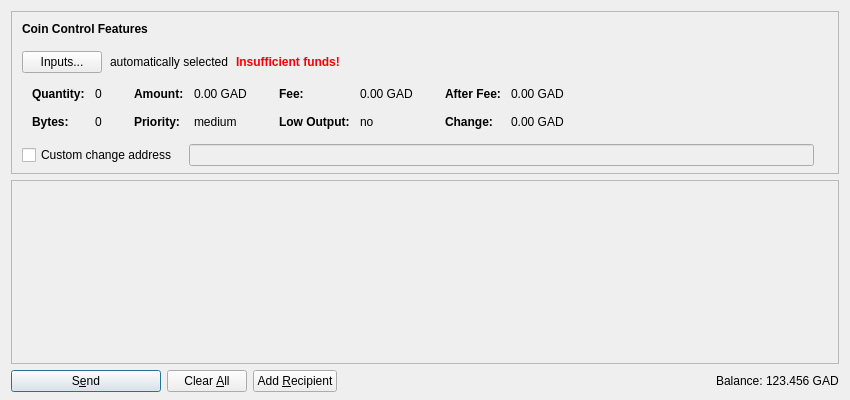
<?xml version="1.0" encoding="UTF-8"?>
<ui version="4.0">
 <class>SendCoinsDialog</class>
 <widget class="QDialog" name="SendCoinsDialog">
  <property name="geometry">
   <rect>
    <x>0</x>
    <y>0</y>
    <width>850</width>
    <height>400</height>
   </rect>
  </property>
  <property name="windowTitle">
   <string>Send Coins</string>
  </property>
  <layout class="QVBoxLayout" name="verticalLayout" stretch="0,1,0">
   <property name="bottomMargin">
    <number>8</number>
   </property>
   <item>
    <widget class="QFrame" name="frameCoinControl">
     <property name="sizePolicy">
      <sizepolicy hsizetype="Expanding" vsizetype="Expanding">
       <horstretch>0</horstretch>
       <verstretch>0</verstretch>
      </sizepolicy>
     </property>
     <property name="maximumSize">
      <size>
       <width>16777215</width>
       <height>16777215</height>
      </size>
     </property>
     <property name="frameShape">
      <enum>QFrame::StyledPanel</enum>
     </property>
     <property name="frameShadow">
      <enum>QFrame::Sunken</enum>
     </property>
     <layout class="QVBoxLayout" name="verticalLayoutCoinControl2">
      <property name="spacing">
       <number>0</number>
      </property>
      <property name="leftMargin">
       <number>0</number>
      </property>
      <property name="topMargin">
       <number>0</number>
      </property>
      <property name="rightMargin">
       <number>0</number>
      </property>
      <property name="bottomMargin">
       <number>6</number>
      </property>
      <item>
       <layout class="QVBoxLayout" name="verticalLayoutCoinControl" stretch="0,0,0,0,1">
        <property name="spacing">
         <number>0</number>
        </property>
        <property name="leftMargin">
         <number>10</number>
        </property>
        <property name="topMargin">
         <number>10</number>
        </property>
        <item>
         <layout class="QHBoxLayout" name="horizontalLayoutCoinControl1">
          <property name="bottomMargin">
           <number>15</number>
          </property>
          <item>
           <widget class="QLabel" name="labelCoinControlFeatures">
            <property name="sizePolicy">
             <sizepolicy hsizetype="Preferred" vsizetype="Maximum">
              <horstretch>0</horstretch>
              <verstretch>0</verstretch>
             </sizepolicy>
            </property>
            <property name="font">
             <font>
              <weight>75</weight>
              <bold>true</bold>
             </font>
            </property>
            <property name="styleSheet">
             <string notr="true">font-weight:bold;</string>
            </property>
            <property name="text">
             <string>Coin Control Features</string>
            </property>
           </widget>
          </item>
         </layout>
        </item>
        <item>
         <layout class="QHBoxLayout" name="horizontalLayoutCoinControl2" stretch="0,0,0,0">
          <property name="spacing">
           <number>8</number>
          </property>
          <property name="bottomMargin">
           <number>10</number>
          </property>
          <item>
           <widget class="QPushButton" name="pushButtonCoinControl">
            <property name="styleSheet">
             <string notr="true"/>
            </property>
            <property name="text">
             <string>Inputs...</string>
            </property>
           </widget>
          </item>
          <item>
           <widget class="QLabel" name="labelCoinControlAutomaticallySelected">
            <property name="text">
             <string>automatically selected</string>
            </property>
            <property name="margin">
             <number>5</number>
            </property>
           </widget>
          </item>
          <item>
           <widget class="QLabel" name="labelCoinControlInsuffFunds">
            <property name="font">
             <font>
              <weight>75</weight>
              <bold>true</bold>
             </font>
            </property>
            <property name="styleSheet">
             <string notr="true">color:red;font-weight:bold;</string>
            </property>
            <property name="text">
             <string>Insufficient funds!</string>
            </property>
            <property name="margin">
             <number>5</number>
            </property>
           </widget>
          </item>
          <item>
           <spacer name="horizontalSpacerCoinControl">
            <property name="orientation">
             <enum>Qt::Horizontal</enum>
            </property>
            <property name="sizeHint" stdset="0">
             <size>
              <width>40</width>
              <height>1</height>
             </size>
            </property>
           </spacer>
          </item>
         </layout>
        </item>
        <item>
         <widget class="QWidget" name="widgetCoinControl" native="true">
          <property name="sizePolicy">
           <sizepolicy hsizetype="Preferred" vsizetype="Preferred">
            <horstretch>0</horstretch>
            <verstretch>0</verstretch>
           </sizepolicy>
          </property>
          <property name="minimumSize">
           <size>
            <width>0</width>
            <height>0</height>
           </size>
          </property>
          <property name="styleSheet">
           <string notr="true"/>
          </property>
          <layout class="QHBoxLayout" name="horizontalLayoutCoinControl5">
           <property name="leftMargin">
            <number>0</number>
           </property>
           <property name="topMargin">
            <number>0</number>
           </property>
           <property name="rightMargin">
            <number>0</number>
           </property>
           <property name="bottomMargin">
            <number>0</number>
           </property>
           <item>
            <layout class="QHBoxLayout" name="horizontalLayoutCoinControl3" stretch="0,0,0,1">
             <property name="spacing">
              <number>20</number>
             </property>
             <property name="topMargin">
              <number>0</number>
             </property>
             <property name="bottomMargin">
              <number>10</number>
             </property>
             <item>
              <layout class="QFormLayout" name="formLayoutCoinControl1">
               <property name="horizontalSpacing">
                <number>10</number>
               </property>
               <property name="verticalSpacing">
                <number>14</number>
               </property>
               <property name="leftMargin">
                <number>10</number>
               </property>
               <property name="topMargin">
                <number>4</number>
               </property>
               <property name="rightMargin">
                <number>6</number>
               </property>
               <item row="0" column="0">
                <widget class="QLabel" name="labelCoinControlQuantityText">
                 <property name="font">
                  <font>
                   <weight>75</weight>
                   <bold>true</bold>
                  </font>
                 </property>
                 <property name="text">
                  <string>Quantity:</string>
                 </property>
                 <property name="margin">
                  <number>0</number>
                 </property>
                </widget>
               </item>
               <item row="0" column="1">
                <widget class="QLabel" name="labelCoinControlQuantity">
                 <property name="cursor">
                  <cursorShape>IBeamCursor</cursorShape>
                 </property>
                 <property name="contextMenuPolicy">
                  <enum>Qt::ActionsContextMenu</enum>
                 </property>
                 <property name="text">
                  <string notr="true">0</string>
                 </property>
                 <property name="margin">
                  <number>0</number>
                 </property>
                 <property name="textInteractionFlags">
                  <set>Qt::LinksAccessibleByMouse|Qt::TextSelectableByKeyboard|Qt::TextSelectableByMouse</set>
                 </property>
                </widget>
               </item>
               <item row="1" column="0">
                <widget class="QLabel" name="labelCoinControlBytesText">
                 <property name="font">
                  <font>
                   <weight>75</weight>
                   <bold>true</bold>
                  </font>
                 </property>
                 <property name="text">
                  <string>Bytes:</string>
                 </property>
                </widget>
               </item>
               <item row="1" column="1">
                <widget class="QLabel" name="labelCoinControlBytes">
                 <property name="cursor">
                  <cursorShape>IBeamCursor</cursorShape>
                 </property>
                 <property name="contextMenuPolicy">
                  <enum>Qt::ActionsContextMenu</enum>
                 </property>
                 <property name="text">
                  <string notr="true">0</string>
                 </property>
                 <property name="textInteractionFlags">
                  <set>Qt::LinksAccessibleByMouse|Qt::TextSelectableByKeyboard|Qt::TextSelectableByMouse</set>
                 </property>
                </widget>
               </item>
              </layout>
             </item>
             <item>
              <layout class="QFormLayout" name="formLayoutCoinControl2">
               <property name="horizontalSpacing">
                <number>10</number>
               </property>
               <property name="verticalSpacing">
                <number>14</number>
               </property>
               <property name="leftMargin">
                <number>6</number>
               </property>
               <property name="topMargin">
                <number>4</number>
               </property>
               <property name="rightMargin">
                <number>6</number>
               </property>
               <item row="0" column="0">
                <widget class="QLabel" name="labelCoinControlAmountText">
                 <property name="font">
                  <font>
                   <weight>75</weight>
                   <bold>true</bold>
                  </font>
                 </property>
                 <property name="text">
                  <string>Amount:</string>
                 </property>
                 <property name="margin">
                  <number>0</number>
                 </property>
                </widget>
               </item>
               <item row="0" column="1">
                <widget class="QLabel" name="labelCoinControlAmount">
                 <property name="cursor">
                  <cursorShape>IBeamCursor</cursorShape>
                 </property>
                 <property name="contextMenuPolicy">
                  <enum>Qt::ActionsContextMenu</enum>
                 </property>
                 <property name="text">
                  <string notr="true">0.00 GAD</string>
                 </property>
                 <property name="textInteractionFlags">
                  <set>Qt::LinksAccessibleByMouse|Qt::TextSelectableByKeyboard|Qt::TextSelectableByMouse</set>
                 </property>
                </widget>
               </item>
               <item row="1" column="0">
                <widget class="QLabel" name="labelCoinControlPriorityText">
                 <property name="font">
                  <font>
                   <weight>75</weight>
                   <bold>true</bold>
                  </font>
                 </property>
                 <property name="text">
                  <string>Priority:</string>
                 </property>
                </widget>
               </item>
               <item row="1" column="1">
                <widget class="QLabel" name="labelCoinControlPriority">
                 <property name="cursor">
                  <cursorShape>IBeamCursor</cursorShape>
                 </property>
                 <property name="contextMenuPolicy">
                  <enum>Qt::ActionsContextMenu</enum>
                 </property>
                 <property name="text">
                  <string notr="true">medium</string>
                 </property>
                 <property name="textInteractionFlags">
                  <set>Qt::LinksAccessibleByMouse|Qt::TextSelectableByKeyboard|Qt::TextSelectableByMouse</set>
                 </property>
                </widget>
               </item>
              </layout>
             </item>
             <item>
              <layout class="QFormLayout" name="formLayoutCoinControl3">
               <property name="horizontalSpacing">
                <number>10</number>
               </property>
               <property name="verticalSpacing">
                <number>14</number>
               </property>
               <property name="leftMargin">
                <number>6</number>
               </property>
               <property name="topMargin">
                <number>4</number>
               </property>
               <property name="rightMargin">
                <number>6</number>
               </property>
               <item row="0" column="0">
                <widget class="QLabel" name="labelCoinControlFeeText">
                 <property name="font">
                  <font>
                   <weight>75</weight>
                   <bold>true</bold>
                  </font>
                 </property>
                 <property name="text">
                  <string>Fee:</string>
                 </property>
                 <property name="margin">
                  <number>0</number>
                 </property>
                </widget>
               </item>
               <item row="0" column="1">
                <widget class="QLabel" name="labelCoinControlFee">
                 <property name="cursor">
                  <cursorShape>IBeamCursor</cursorShape>
                 </property>
                 <property name="contextMenuPolicy">
                  <enum>Qt::ActionsContextMenu</enum>
                 </property>
                 <property name="text">
                  <string notr="true">0.00 GAD</string>
                 </property>
                 <property name="textInteractionFlags">
                  <set>Qt::LinksAccessibleByMouse|Qt::TextSelectableByKeyboard|Qt::TextSelectableByMouse</set>
                 </property>
                </widget>
               </item>
               <item row="1" column="0">
                <widget class="QLabel" name="labelCoinControlLowOutputText">
                 <property name="font">
                  <font>
                   <weight>75</weight>
                   <bold>true</bold>
                  </font>
                 </property>
                 <property name="text">
                  <string>Low Output:</string>
                 </property>
                </widget>
               </item>
               <item row="1" column="1">
                <widget class="QLabel" name="labelCoinControlLowOutput">
                 <property name="cursor">
                  <cursorShape>IBeamCursor</cursorShape>
                 </property>
                 <property name="contextMenuPolicy">
                  <enum>Qt::ActionsContextMenu</enum>
                 </property>
                 <property name="text">
                  <string notr="true">no</string>
                 </property>
                 <property name="textInteractionFlags">
                  <set>Qt::LinksAccessibleByMouse|Qt::TextSelectableByKeyboard|Qt::TextSelectableByMouse</set>
                 </property>
                </widget>
               </item>
              </layout>
             </item>
             <item>
              <layout class="QFormLayout" name="formLayoutCoinControl4">
               <property name="horizontalSpacing">
                <number>10</number>
               </property>
               <property name="verticalSpacing">
                <number>14</number>
               </property>
               <property name="leftMargin">
                <number>6</number>
               </property>
               <property name="topMargin">
                <number>4</number>
               </property>
               <property name="rightMargin">
                <number>6</number>
               </property>
               <item row="0" column="0">
                <widget class="QLabel" name="labelCoinControlAfterFeeText">
                 <property name="font">
                  <font>
                   <weight>75</weight>
                   <bold>true</bold>
                  </font>
                 </property>
                 <property name="text">
                  <string>After Fee:</string>
                 </property>
                 <property name="margin">
                  <number>0</number>
                 </property>
                </widget>
               </item>
               <item row="0" column="1">
                <widget class="QLabel" name="labelCoinControlAfterFee">
                 <property name="cursor">
                  <cursorShape>IBeamCursor</cursorShape>
                 </property>
                 <property name="contextMenuPolicy">
                  <enum>Qt::ActionsContextMenu</enum>
                 </property>
                 <property name="text">
                  <string notr="true">0.00 GAD</string>
                 </property>
                 <property name="textInteractionFlags">
                  <set>Qt::LinksAccessibleByMouse|Qt::TextSelectableByKeyboard|Qt::TextSelectableByMouse</set>
                 </property>
                </widget>
               </item>
               <item row="1" column="0">
                <widget class="QLabel" name="labelCoinControlChangeText">
                 <property name="font">
                  <font>
                   <weight>75</weight>
                   <bold>true</bold>
                  </font>
                 </property>
                 <property name="text">
                  <string>Change:</string>
                 </property>
                </widget>
               </item>
               <item row="1" column="1">
                <widget class="QLabel" name="labelCoinControlChange">
                 <property name="cursor">
                  <cursorShape>IBeamCursor</cursorShape>
                 </property>
                 <property name="contextMenuPolicy">
                  <enum>Qt::ActionsContextMenu</enum>
                 </property>
                 <property name="text">
                  <string notr="true">0.00 GAD</string>
                 </property>
                 <property name="textInteractionFlags">
                  <set>Qt::LinksAccessibleByMouse|Qt::TextSelectableByKeyboard|Qt::TextSelectableByMouse</set>
                 </property>
                </widget>
               </item>
              </layout>
             </item>
            </layout>
           </item>
          </layout>
         </widget>
        </item>
        <item>
         <layout class="QHBoxLayout" name="horizontalLayoutCoinControl4" stretch="0,0,0">
          <property name="spacing">
           <number>12</number>
          </property>
          <property name="sizeConstraint">
           <enum>QLayout::SetDefaultConstraint</enum>
          </property>
          <property name="topMargin">
           <number>5</number>
          </property>
          <property name="rightMargin">
           <number>5</number>
          </property>
          <item>
           <widget class="QCheckBox" name="checkBoxCoinControlChange">
            <property name="toolTip">
             <string>If this is activated, but the change address is empty or invalid, change will be sent to a newly generated address.</string>
            </property>
            <property name="text">
             <string>Custom change address</string>
            </property>
           </widget>
          </item>
          <item>
           <widget class="QValidatedLineEdit" name="lineEditCoinControlChange">
            <property name="enabled">
             <bool>false</bool>
            </property>
            <property name="sizePolicy">
             <sizepolicy hsizetype="Expanding" vsizetype="Fixed">
              <horstretch>0</horstretch>
              <verstretch>0</verstretch>
             </sizepolicy>
            </property>
           </widget>
          </item>
          <item>
           <widget class="QLabel" name="labelCoinControlChangeLabel">
            <property name="sizePolicy">
             <sizepolicy hsizetype="Preferred" vsizetype="Expanding">
              <horstretch>0</horstretch>
              <verstretch>0</verstretch>
             </sizepolicy>
            </property>
            <property name="minimumSize">
             <size>
              <width>0</width>
              <height>0</height>
             </size>
            </property>
            <property name="text">
             <string/>
            </property>
            <property name="margin">
             <number>3</number>
            </property>
           </widget>
          </item>
         </layout>
        </item>
        <item>
         <spacer name="verticalSpacerCoinControl">
          <property name="orientation">
           <enum>Qt::Vertical</enum>
          </property>
          <property name="sizeHint" stdset="0">
           <size>
            <width>800</width>
            <height>1</height>
           </size>
          </property>
         </spacer>
        </item>
       </layout>
      </item>
     </layout>
    </widget>
   </item>
   <item>
    <widget class="QScrollArea" name="scrollArea">
     <property name="widgetResizable">
      <bool>true</bool>
     </property>
     <widget class="QWidget" name="scrollAreaWidgetContents">
      <property name="geometry">
       <rect>
        <x>0</x>
        <y>0</y>
        <width>830</width>
        <height>178</height>
       </rect>
      </property>
      <layout class="QVBoxLayout" name="verticalLayout_2" stretch="0,1">
       <property name="leftMargin">
        <number>0</number>
       </property>
       <property name="topMargin">
        <number>0</number>
       </property>
       <property name="rightMargin">
        <number>0</number>
       </property>
       <property name="bottomMargin">
        <number>0</number>
       </property>
       <item>
        <layout class="QVBoxLayout" name="entries">
         <property name="spacing">
          <number>6</number>
         </property>
        </layout>
       </item>
       <item>
        <spacer name="verticalSpacer">
         <property name="orientation">
          <enum>Qt::Vertical</enum>
         </property>
         <property name="sizeHint" stdset="0">
          <size>
           <width>20</width>
           <height>40</height>
          </size>
         </property>
        </spacer>
       </item>
      </layout>
     </widget>
    </widget>
   </item>
   <item>
    <layout class="QHBoxLayout" name="horizontalLayout">
     <item>
      <widget class="QPushButton" name="sendButton">
       <property name="minimumSize">
        <size>
         <width>150</width>
         <height>0</height>
        </size>
       </property>
       <property name="toolTip">
        <string>Confirm the send action</string>
       </property>
       <property name="text">
        <string>S&amp;end</string>
       </property>
       <property name="icon">
        <iconset resource="../bitcoin.qrc">
         <normaloff>:/icons/send</normaloff>:/icons/send</iconset>
       </property>
       <property name="default">
        <bool>true</bool>
       </property>
      </widget>
     </item>
     <item>
      <widget class="QPushButton" name="clearButton">
       <property name="sizePolicy">
        <sizepolicy hsizetype="Minimum" vsizetype="Fixed">
         <horstretch>0</horstretch>
         <verstretch>0</verstretch>
        </sizepolicy>
       </property>
       <property name="toolTip">
        <string>Clear all fields of the form.</string>
       </property>
       <property name="text">
        <string>Clear &amp;All</string>
       </property>
       <property name="icon">
        <iconset resource="../bitcoin.qrc">
         <normaloff>:/icons/remove</normaloff>:/icons/remove</iconset>
       </property>
       <property name="autoRepeatDelay">
        <number>300</number>
       </property>
       <property name="autoDefault">
        <bool>false</bool>
       </property>
      </widget>
     </item>
     <item>
      <widget class="QPushButton" name="addButton">
       <property name="toolTip">
        <string>Send to multiple recipients at once</string>
       </property>
       <property name="text">
        <string>Add &amp;Recipient</string>
       </property>
       <property name="icon">
        <iconset resource="../bitcoin.qrc">
         <normaloff>:/icons/add</normaloff>:/icons/add</iconset>
       </property>
       <property name="autoDefault">
        <bool>false</bool>
       </property>
      </widget>
     </item>
     <item>
      <spacer name="horizontalSpacer">
       <property name="orientation">
        <enum>Qt::Horizontal</enum>
       </property>
       <property name="sizeHint" stdset="0">
        <size>
         <width>40</width>
         <height>20</height>
        </size>
       </property>
      </spacer>
     </item>
     <item>
      <layout class="QHBoxLayout" name="horizontalLayout_2">
       <property name="spacing">
        <number>3</number>
       </property>
       <item>
        <widget class="QLabel" name="label">
         <property name="sizePolicy">
          <sizepolicy hsizetype="Preferred" vsizetype="Fixed">
           <horstretch>0</horstretch>
           <verstretch>0</verstretch>
          </sizepolicy>
         </property>
         <property name="text">
          <string>Balance:</string>
         </property>
        </widget>
       </item>
       <item>
        <widget class="QLabel" name="labelBalance">
         <property name="sizePolicy">
          <sizepolicy hsizetype="Preferred" vsizetype="Fixed">
           <horstretch>0</horstretch>
           <verstretch>0</verstretch>
          </sizepolicy>
         </property>
         <property name="cursor">
          <cursorShape>IBeamCursor</cursorShape>
         </property>
         <property name="text">
          <string notr="true">123.456 GAD</string>
         </property>
         <property name="textInteractionFlags">
          <set>Qt::LinksAccessibleByMouse|Qt::TextSelectableByKeyboard|Qt::TextSelectableByMouse</set>
         </property>
        </widget>
       </item>
      </layout>
     </item>
    </layout>
   </item>
  </layout>
 </widget>
 <customwidgets>
  <customwidget>
   <class>QValidatedLineEdit</class>
   <extends>QLineEdit</extends>
   <header>qvalidatedlineedit.h</header>
  </customwidget>
 </customwidgets>
 <resources>
  <include location="../bitcoin.qrc"/>
 </resources>
 <connections/>
</ui>
